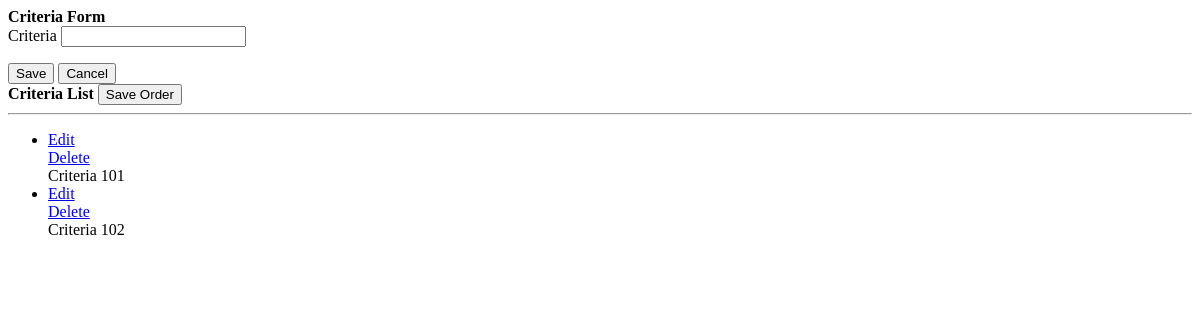
Page /admin/criteria_list.php on the earlier database version.
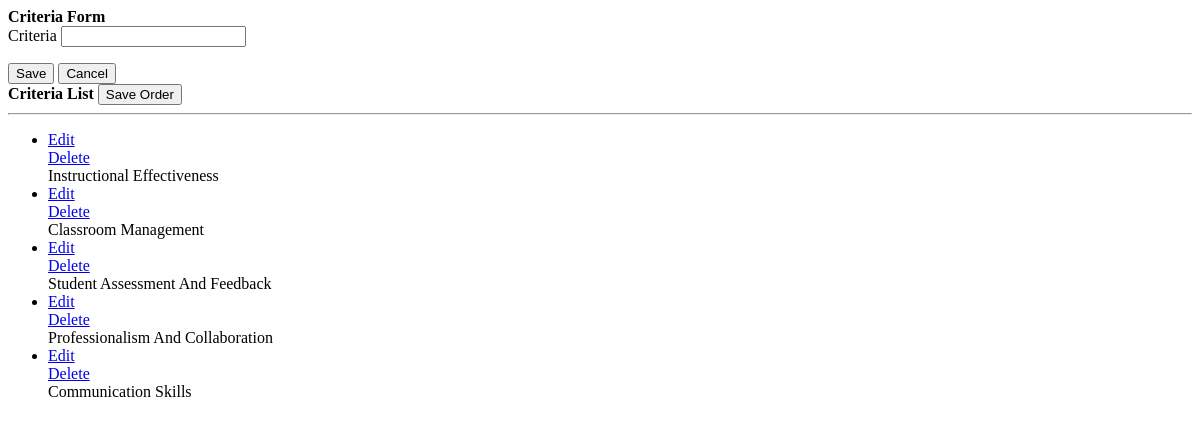
Same page on the later database version.
### tables this page shows
CREATE TABLE `criteria_list` (
  `id` int(30) NOT NULL,
  `criteria` text NOT NULL,
  `order_by` int(30) NOT NULL
);

### admin/criteria_list.php (the view, shortened to what this page needs)
<?php include'db_connect.php' ?>
<div class="col-lg-12">
	<div class="card card-outline card-primary">
		<div class="card-body">
			<div class="container-fluid">
				<div class="row">
					<div class="col-md-4">
						<div class="card card-outline card-info">
							<div class="card-header"><b>Criteria Form</b></div>
							<div class="card-body">
								<form action="" id="manage-criteria">
									<div class="form-group">
										<label for="">Criteria</label>
										<input type="text" name="criteria" class="form-control form-control-sm">
									</div>
								</form>
							</div>
							<div class="card-footer">
								<div class="d-flex justify-content-end w-100">
									<button class="btn btn-sm btn-primary btn-flat bg-gradient-primary mx-1" form="manage-criteria">Save</button>
									<button class="btn btn-sm btn-flat btn-secondary bg-gradient-secondary mx-1" form="manage-criteria" type="reset">Cancel</button>
								</div>
							</div>
						</div>
					</div>
					<div class="col-md-8">
						<div class="callout callout-info">
							<?php
								$qry = $conn->query("SELECT * FROM criteria_list order by abs(order_by) asc ");
								if($qry->num_rows > 0):
							?>
							<div class="d-flex justify-content-between w-100">
								<label for=""><b>Criteria List</b></label>
									<button class="btn btn-sm btn-primary btn-flat bg-gradient-primary mx-1" form="order-criteria">Save Order</button>
							</div>
							<hr>
							<form action="" id="order-criteria">
							<ul class="list-group btn col-md-8" id="ui-sortable-list">
								<?php
								while($row= $qry->fetch_assoc()):
								?>
								<li class="list-group-item text-left">
									<span class="btn-group dropright float-right">
									  <div class="dropdown-menu">
									     <a class="dropdown-item edit_criteria" href="javascript:void(0)" data-id="<?php echo $row['id'] ?>">Edit</a>
					                     <a class="dropdown-item delete_criteria" href="javascript:void(0)" data-id="<?php echo $row['id'] ?>">Delete  </a>
									  </div>
									</span>
									<i class="fa fa-bars"></i> <?php echo ucwords($row['criteria']) ?>
								</li>
								<?php endwhile; ?>
							</form>
							<?php else: ?>
								<center>There's no criteria in the database yet</center>
							<?php endif; ?>
						</div>
					</div>
				</div>
			</div>
		</div>
	</div>
</div>

Differences in the rows shown:
removed criteria_list: criteria "Criteria 101"
removed criteria_list: criteria "Criteria 102"
added criteria_list: criteria "Instructional Effectiveness"
added criteria_list: criteria "Classroom Management"
added criteria_list: criteria "Student Assessment And Feedback"
added criteria_list: criteria "Professionalism And Collaboration"
added criteria_list: criteria "Communication Skills"
